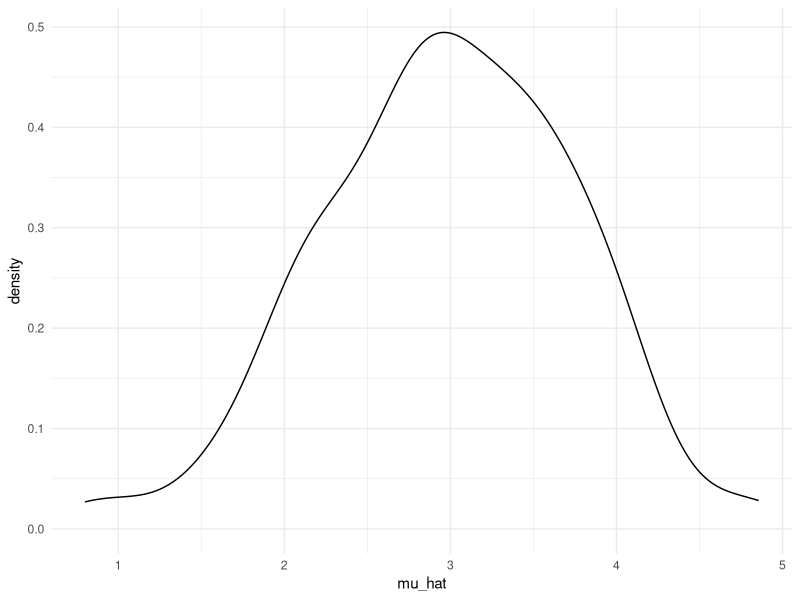
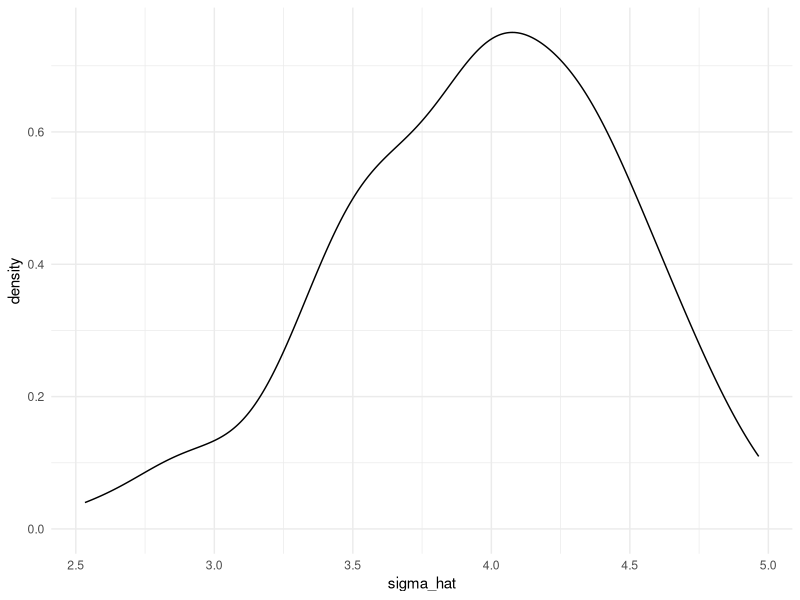
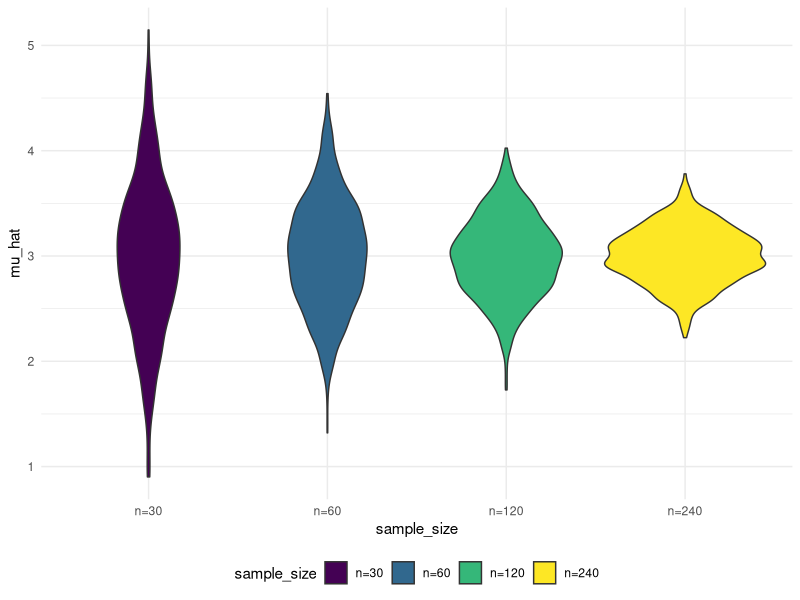

These charts were generated, in order, by the following R code:
## ---- chunk 1
library(tidyverse)

knitr::opts_chunk$set(
  fig.width=6,
  fig.asp=.6,
  out.width ="90%"
)

theme_set(theme_minimal() +theme(legend.position = "bottom"))

options(
  ggplot2.continuous.color = "viridis",
  ggplot2.continuous.fill = "viridis"
)

scale_colour_discrete = scale_color_viridis_d
scale_fill_discrete=scale_fill_viridis_d

set.seed(1)
## ---- chunk 2
sim_mean_sd = function(n, mu = 3, sigma = 4) {
  
  sim_data = tibble(
    x = rnorm(n, mean = mu, sd = sigma),
  )
  
  sim_data %>% 
    summarize(
      mu_hat = mean(x),
      sigma_hat = sd(x)
    )
}
## ---- chunk 3
sim_mean_sd(30)
## ---- chunk 4
output = vector("list", length = 100)

for (i in 1:100) {
  output[[i]] =sim_mean_sd(30)
}

output = bind_rows(output)

mean(output$mu_hat)
## ---- chunk 5
sim_results =
rerun(100, sim_mean_sd(30)) %>% 
  bind_rows()
## ---- chunk 6
sim_results %>% 
  ggplot(aes(x=mu_hat)) + geom_density()

sim_results %>% 
  summarize(
    avg_sample_men = mean(mu_hat),
    sd_samp_mean = sd(mu_hat)
  )

sim_results %>% 
  ggplot(aes(x=sigma_hat)) + geom_density()
## ---- chunk 7
n_list =
  list(
    "n=30" = 30,
    "n=60" = 60,
    "n=120" = 120,
    "n=240" = 240
  )

output = vector("list", length = 4)

output[[1]] = rerun(100, sim_mean_sd(n_list[[1]])) %>% bind_rows()

for( i in 1:4) {
  output[[i]] = rerun(100, sim_mean_sd(n_list[[i]])) %>% bind_rows()
}
## ---- chunk 8
sim_results = 
tibble(
  sample_size = c(30,60,120,240)
) %>% 
  mutate(
    output_lists = map(.x = sample_size, ~rerun(1000, sim_mean_sd(.x))),
    estimate_df = map(output_lists, bind_rows)
  ) %>% 
  select(-output_lists) %>% 
  unnest(estimate_df)
  
## ---- chunk 9
sim_results %>% 
  mutate(
    sample_size = str_c("n=", sample_size),
    sample_size = fct_inorder(sample_size)
  ) %>% 
  ggplot(aes(x=sample_size, y = mu_hat, fill = sample_size)) + 
  geom_violin()
## ---- chunk 10
sim_results %>% 
  group_by(sample_size) %>% 
  summarize(
    avg_samp_mean = mean(mu_hat),
    sd_samp_mean = sd(mu_hat)
  )
